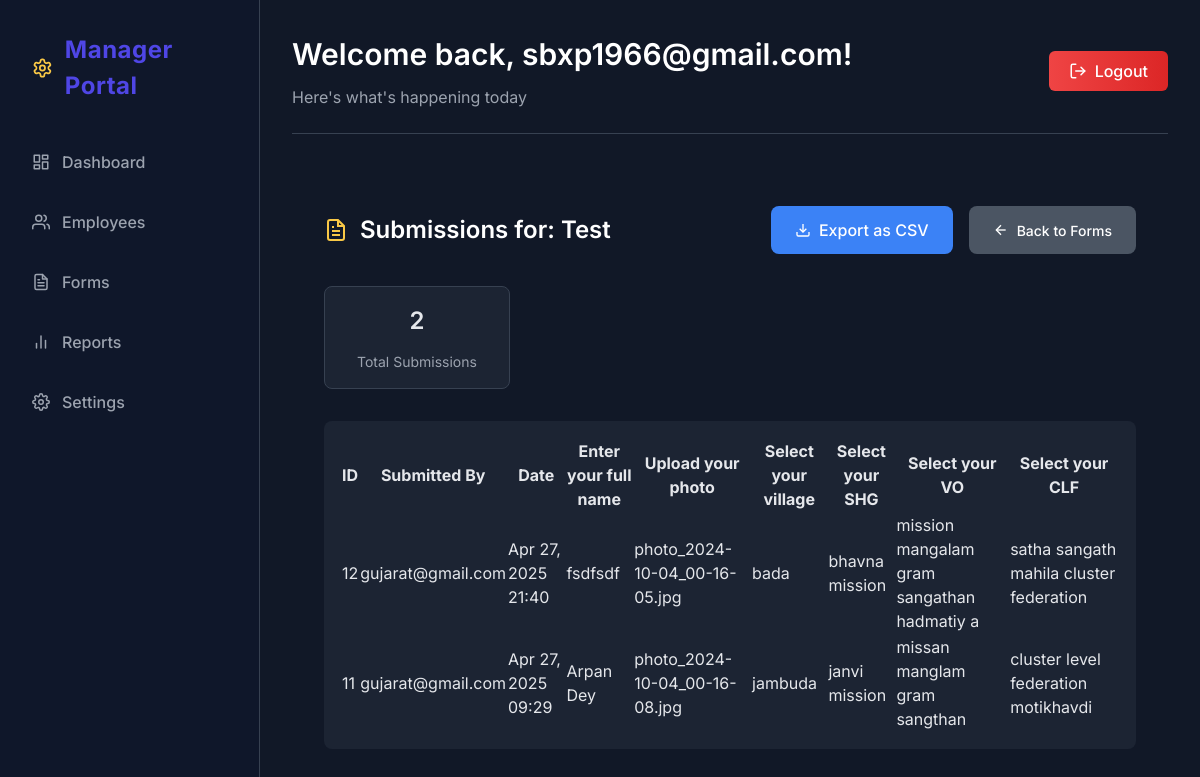
/manager/forms/submissions/test/ (signed in), run on the app's committed database.
### accounts/models.py (models this page shows, shortened)
class User(AbstractUser):
    ADMIN = 'admin'
    DISTRICT_EMPLOYEE = 'district_employee'
    BLOCK_EMPLOYEE = 'block_employee'
    ROLE_CHOICES = [
        (ADMIN, 'Admin'),
        (DISTRICT_EMPLOYEE, 'District Level Employee'),
        (BLOCK_EMPLOYEE, 'Block Level Employee'),
    ]
    username = None
    email = models.EmailField(_('email address'), unique=True)
    role = models.CharField(max_length=20, choices=ROLE_CHOICES, default=ADMIN)
    state = models.CharField(max_length=100, blank=True, null=True)
    district = models.CharField(max_length=100, blank=True, null=True)
    block = models.CharField(max_length=100, blank=True, null=True)
    id = models.AutoField(primary_key=True)
    phone_number = models.CharField(max_length=15, blank=True, null=True)
    USERNAME_FIELD = 'email'
    REQUIRED_FIELDS = []
    objects = CustomUserManager()

### form_builder/models.py (models this page shows, shortened)
class Form(models.Model):
    title = models.CharField(max_length=200)
    description = models.TextField(blank=True)
    slug = models.SlugField(unique=True, blank=True)
    fields = models.TextField(default='[]')
    is_published = models.BooleanField(default=False)
    created_at = models.DateTimeField(auto_now_add=True)
    updated_at = models.DateTimeField(auto_now=True)
    class Meta:
        ordering = ['-created_at']

class FormSubmission(models.Model):
    form = models.ForeignKey(Form, on_delete=models.CASCADE, related_name='submissions')
    employee = models.ForeignKey(User, on_delete=models.SET_NULL, null=True, blank=True, related_name='form_submissions')
    responses = models.TextField()
    created_at = models.DateTimeField(auto_now_add=True)

### managerdashboard/views.py (the view)
# urls.py: path('forms/submissions/<slug:slug>/', views.form_submissions, name='form_submissions'),
@login_required
@manager_required
def form_submissions(request, slug):
    try:
        form = Form.objects.get(slug=slug)
        if not request.user.is_superuser:
            messages.error(request, 'You do not have permission to view submissions for this form.')
            return redirect('managerdashboard:forms_list')
        submissions = FormSubmission.objects.filter(form=form).order_by('-created_at')
        form_fields = json.loads(form.fields) if form.fields else []
        field_labels = [field['label'] for field in form_fields]
        submissions_data = []
        for submission in submissions:
            responses = json.loads(submission.responses)
            submission_data = {
                'id': submission.id,
                'employee': submission.employee.email if submission.employee else 'Anonymous',
                'created_at': submission.created_at,
                'responses': responses
            }
            submissions_data.append(submission_data)
        context = {
            'form': form,
            'field_labels': field_labels,
            'submissions': submissions_data,
            'submissions_count': submissions.count(),
        }
        return render(request, 'managerdashboard/form_submissions.html', context)
    except Form.DoesNotExist:
        messages.error(request, 'Form not found.')
        return redirect('managerdashboard:forms_list')

### managerdashboard/templatetags/form_filters.py (called while the page is built)
@register.filter
def get_item(dictionary, key):
    return dictionary.get(key, '')

@register.filter
def is_list(value):
    return isinstance(value, list)

### templates/managerdashboard/form_submissions.html (shortened to what this page needs)
{% extends 'managerdashboard/base.html' %}
{% load static %}
{% load form_filters %}
{% block dashboard_content %}
<div class="submissions-container">
    <div class="page-header">
        <h2>
            Submissions for: {{ form.title }}
        </h2>
        <div class="header-actions">
            <a href="{% url 'managerdashboard:export_form_submissions' form.slug %}" class="btn-export">
                <svg xmlns="http://www.w3.org/2000/svg" width="16" height="16" viewBox="0 0 24 24" fill="none" stroke="currentColor" stroke-width="2">
                    <path d="M21 15v4a2 2 0 0 1-2 2H5a2 2 0 0 1-2-2v-4"></path>
                    <polyline points="7 10 12 15 17 10"></polyline>
                    <line x1="12" y1="15" x2="12" y2="3"></line>
                </svg>
                Export as CSV
            </a>
            <a href="{% url 'managerdashboard:forms_list' %}" class="btn-back">
                <svg xmlns="http://www.w3.org/2000/svg" width="16" height="16" viewBox="0 0 24 24" fill="none" stroke="currentColor" stroke-width="2">
                    <line x1="19" y1="12" x2="5" y2="12"></line>
                    <polyline points="12 19 5 12 12 5"></polyline>
                </svg>
                Back to Forms
            </a>
        </div>
    </div>
    <div class="submissions-stats">
        <div class="stat-pill">
            <span class="stat-value">{{ submissions_count }}</span>
            <span class="stat-label">Total Submissions</span>
        </div>
    </div>
    {% if submissions %}
    <div class="submissions-table-container">
        <table id="submissionsTable" class="display">
            <thead>
                <tr>
                    <th>ID</th>
                    <th>Submitted By</th>
                    <th>Date</th>
                    {% for label in field_labels %}
                    <th>{{ label }}</th>
                    {% endfor %}
                </tr>
            </thead>
            <tbody>
                {% for submission in submissions %}
                <tr>
                    <td>{{ submission.id }}</td>
                    <td>{{ submission.employee }}</td>
                    <td>{{ submission.created_at|date:"M d, Y H:i" }}</td>
                    {% for label in field_labels %}
                    <td>
                        {% if submission.responses|get_item:label|is_list %}
                            {{ submission.responses|get_item:label|join:", " }}
                        {% else %}
                            {{ submission.responses|get_item:label }}
                        {% endif %}
                    </td>
                    {% endfor %}
                </tr>
                {% endfor %}
            </tbody>
        </table>
    </div>
    {% endif %}
</div>
<link rel="stylesheet" type="text/css" href="https://cdn.datatables.net/1.11.5/css/jquery.dataTables.min.css">
{% endblock dashboard_content %}

### templates/managerdashboard/base.html (shortened to what this page needs)
{% extends 'base.html' %}
{% load static %}
{% block extra_css %}
<link rel="stylesheet" href="https://cdnjs.cloudflare.com/ajax/libs/font-awesome/6.0.0/css/all.min.css">
<link rel="stylesheet" href="{% static 'css/manager-dashboard.css' %}">
<link rel="stylesheet" href="{% static 'css/form-builder.css' %}">
{% endblock %}
{% block content %}
<div class="dashboard-container">
    <aside class="sidebar">
        <div class="sidebar-header">
            <h2>
                <span>Manager Portal</span>
            </h2>
        </div>
        <nav class="sidebar-nav">
            <ul>
                <li class="{% if request.resolver_match.url_name == 'manager_dashboard' %}active{% endif %}">
                    <a href="{% url 'managerdashboard:manager_dashboard' %}">
                        <span>Dashboard</span>
                    </a>
                </li>
                <li class="{% if request.resolver_match.url_name == 'employee_list' %}active{% endif %}">
                    <a href="{% url 'managerdashboard:employee_list' %}">
                        <span>Employees</span>
                    </a>
                </li>
                <li class="{% if request.resolver_match.url_name == 'forms_list' %}active{% endif %}">
                    <a href="{% url 'managerdashboard:forms_list' %}">
                        <span>Forms</span>
                    </a>
                </li>
                <li>
                    <a href="#">
                        <svg xmlns="http://www.w3.org/2000/svg" width="24" height="24" viewBox="0 0 24 24" fill="none" stroke="currentColor" stroke-width="2" stroke-linecap="round" stroke-linejoin="round">
                            <line x1="18" y1="20" x2="18" y2="10"></line>
                            <line x1="12" y1="20" x2="12" y2="4"></line>
                            <line x1="6" y1="20" x2="6" y2="14"></line>
                        </svg>
                        <span>Reports</span>
                    </a>
                </li>
                <li>
                    <a href="#">
                        <span>Settings</span>
                    </a>
                </li>
            </ul>
        </nav>
    </aside>
    <main class="main-content main-with-sidebar">
        <header class="top-bar">
            <div class="welcome-text">
                <h1>Welcome back, {{ user.get_full_name|default:user.email }}!</h1>
                <p>Here's what's happening today</p>
            </div>
            <div class="user-menu">
                <a href="{% url 'logout' %}" class="logout-btn">
                    Logout
                </a>
            </div>
        </header>
        {% block dashboard_content %}{% endblock %}
    </main>
</div>
{% endblock %}

### static/css/manager-dashboard.css (style rules this page uses)
:root { --primary-color: #4f46e5; --primary-dark: #4338ca; --text-primary: #ffffff; --text-secondary: #9ca3af; --background-lighter: #1f2937; --border-color: #374151; --card-background: #1f2937; --primary-light: #B192FC; --accent-color: #F9C846; --accent-light: #FFDE85; --background-dark: #111827; --background-darker: #0F172A; --success-color: #10B981; --danger-color: #EF4444; --warning-color: #F59E0B; --info-color: #3B82F6; --sidebar-width: 260px; }
* { margin: 0; padding: 0; box-sizing: border-box; }
body { font-family: 'Inter', sans-serif; background-color: var(--background-dark); color: var(--text-primary); }
.dashboard-container { display: flex; min-height: 100vh; }
.sidebar { width: var(--sidebar-width); background-color: var(--background-darker); padding: 2rem 1rem; border-right: 1px solid var(--border-color); position: fixed; height: 100vh; overflow-y: auto; }
.main-with-sidebar { margin-left: var(--sidebar-width); width: calc(100% - var(--sidebar-width)); }
.sidebar-header h2 { color: var(--primary-color); font-size: 1.5rem; margin-bottom: 2rem; padding: 0 1rem; letter-spacing: 0.5px; display: flex; align-items: center; gap: 0.75rem; }
.sidebar-header h2 svg { color: var(--accent-color); }
.sidebar-nav ul { list-style: none; }
.sidebar-nav li { margin-bottom: 0.5rem; }
.sidebar-nav a { display: flex; align-items: center; gap: 0.75rem; padding: 0.875rem 1rem; color: var(--text-secondary); text-decoration: none; border-radius: 0.5rem; transition: all 0.2s; font-weight: 500; }
.sidebar-nav a svg { width: 18px; height: 18px; }
.main-content { flex: 1; padding: 2rem; overflow-x: hidden; }
.top-bar { display: flex; justify-content: space-between; align-items: center; margin-bottom: 2.5rem; padding-bottom: 1.5rem; border-bottom: 1px solid var(--border-color); }
.welcome-text h1 { font-size: 1.875rem; color: var(--text-primary); margin-bottom: 0.5rem; font-weight: 600; }
.welcome-text p { color: var(--text-secondary); }
.user-menu { display: flex; align-items: center; gap: 1rem; }
.logout-btn { padding: 0.5rem 1.25rem; background: linear-gradient(90deg, #EF4444, #DC2626); color: white; border-radius: 0.375rem; text-decoration: none; transition: all 0.2s; font-weight: 500; display: flex; align-items: center; gap: 0.5rem; }
.page-header { display: flex; justify-content: space-between; align-items: center; margin-bottom: 2rem; }
.page-header h2 { font-size: 1.5rem; color: var(--text-primary); margin: 0; font-weight: 600; display: flex; align-items: center; gap: 0.75rem; }
.page-header h2 svg { color: var(--accent-color); }
.btn-add-employee, .btn-back, .btn-first-employee { display: flex; align-items: center; gap: 0.75rem; padding: 0.625rem 1.25rem; background: linear-gradient(90deg, var(--primary-color), var(--primary-dark)); color: white; border-radius: 0.5rem; text-decoration: none; font-size: 0.875rem; font-weight: 500; transition: all 0.2s; border: none; cursor: pointer; }
.btn-back { background: linear-gradient(90deg, var(--text-secondary), #64748B); }
.stat-pill { background: linear-gradient(145deg, var(--card-background), var(--background-lighter)); padding: 0.75rem 1.25rem; border-radius: 2rem; display: flex; align-items: center; gap: 0.75rem; border: 1px solid var(--border-color); }

### templates/base.html (style rules this page uses)
* { margin: 0; padding: 0; box-sizing: border-box; }
body { font-family: -apple-system, BlinkMacSystemFont, "Segoe UI", Roboto, "Helvetica Neue", Arial, sans-serif; line-height: 1.5; background: #111827; color: #E5E7EB; min-height: 100vh; }

### templates/managerdashboard/form_submissions.html (style rules this page uses)
.submissions-container { padding: 2rem; color: #E5E7EB; }
.page-header { display: flex; justify-content: space-between; align-items: center; margin-bottom: 2rem; }
.header-actions { display: flex; gap: 1rem; }
.btn-export, .btn-back { display: flex; align-items: center; gap: 0.5rem; padding: 0.75rem 1.5rem; border-radius: 0.5rem; text-decoration: none; font-weight: 500; transition: background-color 0.2s; }
.btn-export { background: #3b82f6; color: white; }
.btn-back { background: #4B5563; color: white; }
.submissions-stats { display: flex; gap: 2rem; margin-bottom: 2rem; }
.stat-pill { display: flex; flex-direction: column; align-items: center; padding: 1rem 2rem; border: 1px solid #374151; border-radius: 0.5rem; background: rgba(55, 65, 81, 0.3); }
.stat-value { font-size: 1.5rem; font-weight: 600; color: #E5E7EB; }
.stat-label { font-size: 0.875rem; color: #9CA3AF; }
.submissions-table-container { background: rgba(55, 65, 81, 0.3); border-radius: 0.5rem; padding: 1rem; overflow-x: auto; }

### data on the page
User: get_full_name "sbxp1966@gmail.com"
Form: title "Test"
User: employee "gujarat@gmail.com" "gujarat@gmail.com"
FormSubmission: created_at "Apr 27, 2025 21:40"
FormSubmission: created_at "Apr 27, 2025 09:29"

### other printed values
{{ submissions_count }} "2"
{{ label }} "Enter your full name" "Upload your photo" "Select your village" "Select your SHG" "Select your VO" "Select your CLF"
{{ submission.id }} "12" "11"
{{ submission.responses|get_item:label }} "fsdfsdf" "photo_2024-10-04_00-16-05.jpg" "bada" "bhavna mission" "mission mangalam gram sangathan hadmatiy a" "satha sangath mahila cluster federation" "Arpan Dey" "photo_2024-10-04_00-16-08.jpg" "jambuda" "janvi mission" "missan manglam gram sangthan" "cluster level federation motikhavdi"
